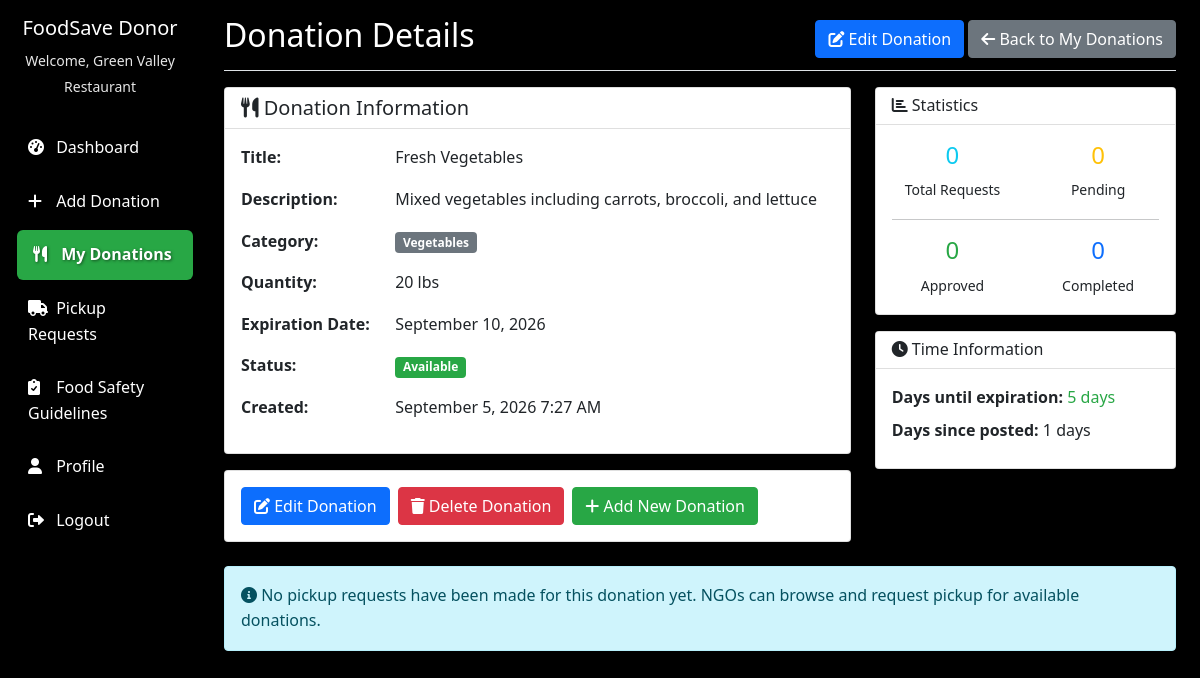
Screenshot of /donor/view_donation.php?id=1 (signed in) with the database file from the repository.
### tables this page shows
CREATE TABLE food_donations (
    id INT AUTO_INCREMENT PRIMARY KEY,
    donor_id INT NOT NULL,
    title VARCHAR(100) NOT NULL,
    description TEXT,
    category ENUM('vegetables', 'fruits', 'dairy', 'meat', 'grains', 'prepared_food', 'other') NOT NULL,
    quantity VARCHAR(50) NOT NULL,
    expiration_date DATE NOT NULL,
    pickup_address TEXT NOT NULL,
    pickup_city VARCHAR(50) NOT NULL,
    pickup_state VARCHAR(50) NOT NULL,
    pickup_zip VARCHAR(10) NOT NULL,
    status ENUM('available', 'pending', 'requested', 'picked_up', 'completed', 'cancelled', 'expired') DEFAULT 'available',
    created_at TIMESTAMP DEFAULT CURRENT_TIMESTAMP,
    updated_at TIMESTAMP DEFAULT CURRENT_TIMESTAMP ON UPDATE CURRENT_TIMESTAMP,
    FOREIGN KEY (donor_id) REFERENCES users(id) ON DELETE CASCADE
);

### donor/view_donation.php (the view, shortened to what the rows shown need)
<?php
$donation_id = $_GET['id'] ?? null;
try {
    $pdo = getDBConnection();
    $stmt = $pdo->prepare("SELECT * FROM food_donations WHERE id = ? AND donor_id = ?");
    $stmt->execute([$donation_id, $_SESSION['user_id']]);
    $donation = $stmt->fetch(PDO::FETCH_ASSOC);
} catch (PDOException $e) {
    $error = 'Database error: ' . $e->getMessage();
}
?>
<!DOCTYPE html>
<html lang="en">
<head>
    <link href="https://cdn.jsdelivr.net/npm/bootstrap@5.1.3/dist/css/bootstrap.min.css" rel="stylesheet">
    <link href="https://cdnjs.cloudflare.com/ajax/libs/font-awesome/6.0.0/css/all.min.css" rel="stylesheet">
    <link href="../assets/css/style.css" rel="stylesheet">
</head>
<body>
    <div class="container-fluid">
        <div class="row">
            <main class="col-md-9 ms-sm-auto col-lg-10 px-md-4">
                <div class="d-flex justify-content-between flex-wrap flex-md-nowrap align-items-center pt-3 pb-2 mb-3 border-bottom">
                    <h1 class="h2">Donation Details</h1>
                </div>
                <div class="row">
                    <div class="col-md-8">
                        <div class="card">
                            <div class="card-body">
                                <div class="row mb-3">
                                    <div class="col-sm-3"><strong>Title:</strong></div>
                                    <div class="col-sm-9"><?php echo htmlspecialchars($donation['title']); ?></div>
                                </div>
                                <div class="row mb-3">
                                    <div class="col-sm-3"><strong>Description:</strong></div>
                                    <div class="col-sm-9"><?php echo htmlspecialchars($donation['description'] ?: 'No description provided'); ?></div>
                                </div>
                                <div class="row mb-3">
                                    <div class="col-sm-9">
                                        <span class="badge bg-secondary">
                                            <?php echo ucfirst(str_replace('_', ' ', $donation['category'])); ?>
                                        </span>
                                    </div>
                                </div>
                                <div class="row mb-3">
                                    <div class="col-sm-3"><strong>Quantity:</strong></div>
                                    <div class="col-sm-9"><?php echo htmlspecialchars($donation['quantity']); ?></div>
                                </div>
                                <div class="row mb-3">
                                    <div class="col-sm-9">
                                        <?php
                                        $exp_date = strtotime($donation['expiration_date']);
                                        $class = '';
                                        ?>
                                        <span class="<?php echo $class; ?>">
                                            <?php echo date('F j, Y', $exp_date); ?>
                                        </span>
                                    </div>
                                </div>
                                <div class="row mb-3">
                                    <div class="col-sm-9">
                                        <span class="badge status-<?php echo $donation['status']; ?>">
                                            <?php echo ucfirst(str_replace('_', ' ', $donation['status'])); ?>
                                        </span>
                                    </div>
                                </div>
                                <div class="row mb-3">
                                    <div class="col-sm-3"><strong>Created:</strong></div>
                                    <div class="col-sm-9"><?php echo date('F j, Y g:i A', strtotime($donation['created_at'])); ?></div>
                                </div>
                            </div>
                        </div>
                    </div>
                    <div class="col-md-4">
                        <div class="card mt-3">
                            <div class="card-body">
                                <div class="mb-2">
                                    <strong>Days until expiration:</strong>
                                    <?php
                                    $days_until_exp = ceil((strtotime($donation['expiration_date']) - time()) / (60 * 60 * 24));
                                    if ($days_until_exp < 0) {
                                        echo '<span class="text-danger">Expired ' . abs($days_until_exp) . ' days ago</span>';
                                    } elseif ($days_until_exp <= 2) {
                                        echo '<span class="text-warning">' . $days_until_exp . ' days</span>';
                                    } else {
                                        echo '<span class="text-success">' . $days_until_exp . ' days</span>';
                                    }
                                    ?>
                                </div>
                                <div class="mb-2">
                                    <strong>Days since posted:</strong>
                                    <?php echo ceil((time() - strtotime($donation['created_at'])) / (60 * 60 * 24)); ?> days
                                </div>
                            </div>
                        </div>
                    </div>
                </div>
            </main>
        </div>
    </div>
</body>
</html>

### rows the page displays
food_donations: title "Fresh Vegetables", description "Mixed vegetables including carrots, broccoli, and lettuce", category "Vegetables", quantity "20 lbs", expiration_date "September 10, 2026", status "Available", created_at "September 5, 2026 7:27 AM", expiration_date "5"

### other values shown
$_SESSION['full_name'] "Green Valley Restaurant"
count($requests) "0"
